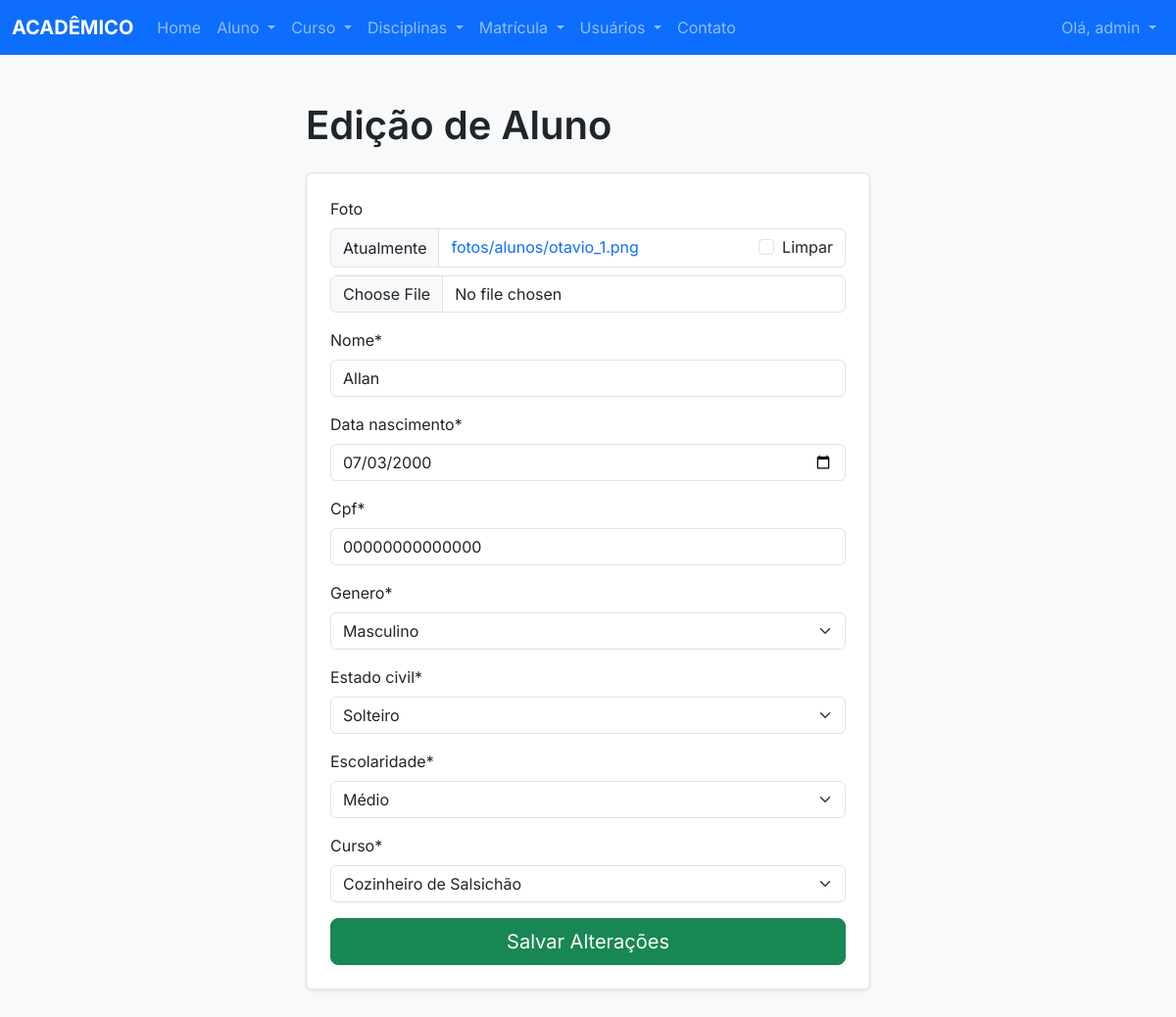
The app's page /alunos/editar/1/ (signed in) with its own data.
### alunos/models.py (models this page shows, shortened)
class Aluno(models.Model):
    nome = models.CharField(max_length=100)
    data_nascimento = models.DateField()
    cpf = models.CharField(max_length=14, unique=True)
    genero = models.CharField(max_length=2, choices=GENERO_CHOICES)
    estado_civil = models.CharField(
        max_length=30, choices=ESTADO_CIVIL_CHOICES)
    escolaridade = models.CharField(
        max_length=50, choices=ESCOLARIDADE_CHOICES)
    curso = models.ForeignKey(Curso, on_delete=models.RESTRICT)
    ativo = models.BooleanField(default=True)
    foto = StdImageField(
        upload_to='fotos/alunos',
        variations={'thumb': (150, 150), 'medium': (300, 300)},
        blank=True,
        null=True
    )

### cursos/models.py (models this page shows, shortened)
class Curso(models.Model):
    nome = models.CharField(max_length=100)
    def __str__(self):
        return self.nome

### alunos/views.py (the view)
# urls.py: path('editar/<int:id>/', editar_aluno, name='editar'),
@login_required
def editar_aluno(request, id):
    try:
        aluno = Aluno.objects.get(id=id)
    except:
        return redirect('alunos:lista')
    if request.method == 'POST':
        form = AlunoForm(request.POST, request.FILES, instance=aluno)
        if form.is_valid():
            form.save()
            return redirect('alunos:lista')
    form = AlunoForm(instance=aluno)
    dados = {
        'form': form,
        'aluno': aluno,
    }
    return render(request, 'alunos/editar.html', dados)

### alunos/forms.py
class AlunoForm(forms.ModelForm):
    data_nascimento = forms.DateField(
        widget=forms.DateInput(attrs={'type': 'date'}, format='%Y-%m-%d'),
        input_formats=['%Y-%m-%d']
    )
    class Meta:
        model = Aluno
        fields = ['foto', 'nome', 'data_nascimento', 'cpf', 'genero',
                  'estado_civil', 'escolaridade', 'curso']

### alunos/templates/alunos/editar.html (shortened to what this page needs)
{% extends 'base.html' %}
{% load crispy_forms_tags %}
{% block content %}
<div class="container my-4" style="max-width: 600px;">
    <h1 class="mb-4">Edição de Aluno</h1>
    <form method="post" enctype="multipart/form-data" novalidate class="border rounded p-4 shadow-sm bg-white">
        {{ form|crispy }}
        <div class="d-grid mt-3">
            <button type="submit" class="btn btn-success btn-lg">Salvar Alterações</button>
        </div>
    </form>
</div>
{% endblock %}

### core/templates/partials/_menu.html (shortened to what this page needs)
<nav class="navbar navbar-expand-lg navbar-dark bg-primary">
    <div class="container-fluid">
        <a class="navbar-brand fw-bold" href="#">ACADÊMICO</a>
        <div class="collapse navbar-collapse" id="navbarNavDropdown">
            <ul class="navbar-nav me-auto mb-2 mb-lg-0">
                <li class="nav-item">
                    <a class="nav-link" href="{% url 'core:index' %}">Home</a>
                </li>
                <li class="nav-item dropdown">
                    <a class="nav-link dropdown-toggle" href="#" id="alunoDropdown" role="button"
                        data-bs-toggle="dropdown" aria-expanded="false">
                        Aluno
                    </a>
                </li>
                <li class="nav-item dropdown">
                    <a class="nav-link dropdown-toggle" href="#" id="cursoDropdown" role="button"
                        data-bs-toggle="dropdown" aria-expanded="false">
                        Curso
                    </a>
                </li>
                <li class="nav-item dropdown">
                    <a class="nav-link dropdown-toggle" href="#" id="disciplinaDropdown" role="button"
                        data-bs-toggle="dropdown" aria-expanded="false">
                        Disciplinas
                    </a>
                </li>
                <li class="nav-item dropdown">
                    <a class="nav-link dropdown-toggle" href="#" id="matriculaDropdown" role="button"
                        data-bs-toggle="dropdown" aria-expanded="false">
                        Matrícula
                    </a>
                </li>
                <li class="nav-item dropdown">
                    <a class="nav-link dropdown-toggle" href="#" id="usuariosDropdown" role="button"
                        data-bs-toggle="dropdown" aria-expanded="false">
                        Usuários
                    </a>
                </li>
                <li class="nav-item">
                    <a class="nav-link" href="{% url 'contato:index' %}">Contato</a>
                </li>
            </ul>
            {% if user.is_authenticated %}
            <ul class="navbar-nav">
                <li class="nav-item dropdown">
                    <a class="nav-link dropdown-toggle" href="#" id="userDropdown" role="button"
                        data-bs-toggle="dropdown" aria-expanded="false">
                        Olá, {{ user.username }}
                    </a>
                </li>
            </ul>
            {% endif %}
        </div>
    </div>
</nav>

### core/templates/base.html (style rules this page uses)
:root { --bs-body-font-family: 'Inter', sans-serif; }
html { scroll-behavior: smooth; }
body { font-smooth: always; -webkit-font-smoothing: antialiased; -moz-osx-font-smoothing: grayscale; background-color: #f8f9fa; color: #212529; }
h1, h2, h3, h4 { font-weight: 600; }
a { text-decoration: none; }
.container { padding-top: 1.5rem; padding-bottom: 1.5rem; }

### records on screen
Aluno: nome "Allan", data_nascimento "07/03/2000", cpf "00000000000000", genero "Masculino", estado_civil "Solteiro", escolaridade "Médio", curso "Cozinheiro de Salsichão"

### other values on screen
{{ user.username }} "admin"
